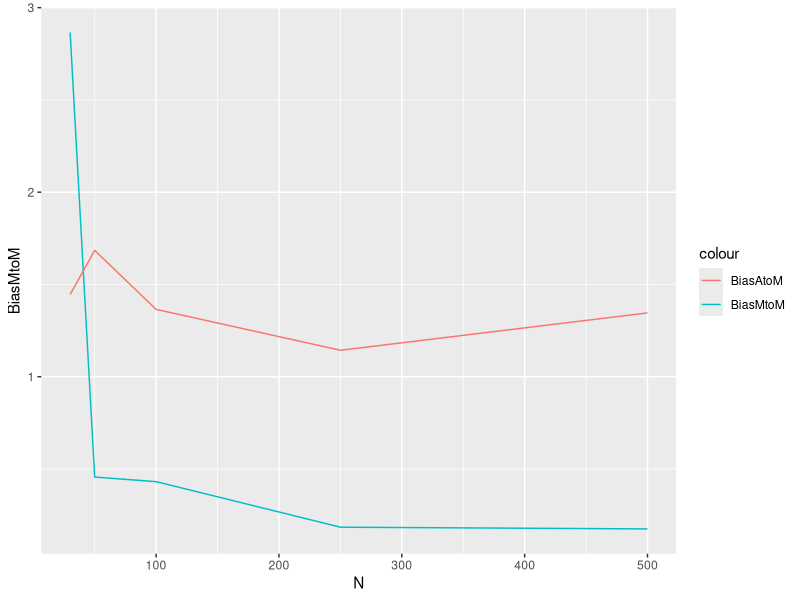
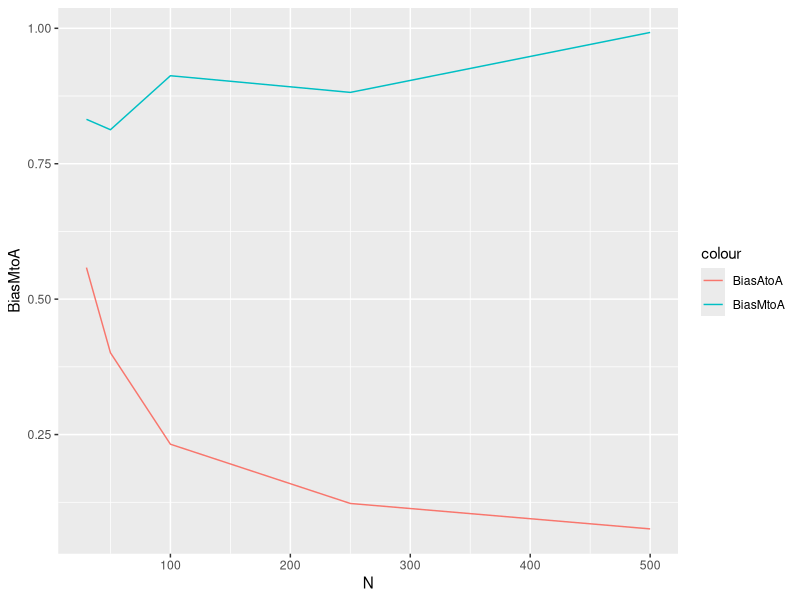

Reproduce these figures in R, in order.
## ---- chunk 1
knitr::opts_chunk$set(echo = TRUE)
## ---- chunk 2
# Load necessary libraries and set a seet
library(nnet) #for multinomial logistic regression
library(ggplot2) #for plots
library(tidyverse)  #for pipe operators
library(tidyr)
library(stats)
library(dplyr)

set.seed(1234) # For reproducibility
## ---- chunk 3
#functions to use for data generation

# Function to generate dataset according to multinom model
# function is set up such that data is ordinal.
generate_ordinal_multinomial_data <- function(N, k, p = 2) {
  # N number of datapoints
  # k number of classes
  # p number of predictors
  
  # Generate predictor values X in [-1,1]
  X = matrix(runif(N * p, -1, 1), ncol = p)
  #X = matrix(sample(c(0,1), N, replace = TRUE), ncol = 1)
  
  # Generate random coefficients for the multinomial logit model
  beta = matrix(rnorm((k - 1) * p, mean = 0, sd = 1), ncol = p)  # (k-1) x p coefficient matrix
  beta_signs = sample(c(-1, 1), p, replace = TRUE) # Assign sign per predictor
  
  # Ensure same sign for each predictor across classes using a for-loop
  for (j in 1:p) {
    beta[, j] = beta_signs[j] * abs(beta[, j])
  }
  
  # Generate intercept coefficients (alpha)
  alpha = rnorm(k - 1) # Intercepts for (k-1) classes
  
  # Compute linear predictors for each class (excluding reference class)
  eta = X %*% t(beta) + matrix(alpha, nrow = N, ncol = k - 1, byrow = TRUE) # N x (k-1)
  
  # Convert to probabilities using softmax transformation
  exp_eta = exp(cbind(0, eta)) # Add reference class with zero logit
  probs = exp_eta / rowSums(exp_eta) # Normalize
  
  # Sample class labels
  y = apply(probs, 1, function(prob) sample(0:(k-1), 1, prob = prob))
  
  # Return dataset as a dataframe along with coefficients
  data = data.frame(Y = as.factor(y), X)
  colnames(data) = c("Y", paste("X", 1:p, sep = ""))
  return(list(data = data, beta = beta, alpha = alpha))#(list(X,probs,y))
}

#function for generating data according to adjacent categories data
generate_adjacent_categories_data = function(N, k, p = 2) {
  # Generate predictor matrix X
  X = matrix(runif(N * p, -1, 1), nrow = N, ncol = p)
  
  # Generate coefficients for each predictor (only one set of betas)
  alpha = sort(runif(k - 1, -1, 1))  # Intercepts
  beta = rnorm(p, mean = 0, sd = 1)  # Single set of regression coefficients for all categories
  
  # Compute cumulative log-odds
  log_odds = matrix(NA, nrow = N, ncol = k - 1)
  for (j in 1:(k - 1)) {
    log_odds[, j] = alpha[j] + j * X %*% beta
  }
  
  # Convert log odds to probabilities
  probs = exp(log_odds)
  probs = cbind(1, probs)  # Include baseline category (category 1)
  probs = probs / rowSums(probs)  # Normalize to sum to 1
  
  # Generate categorical outcomes by sampling based on probabilities
  Y = apply(probs, 1, function(p) sample(0:(k-1), size = 1, prob = p))
  
  # Return as a data frame
  data = data.frame(Y = as.factor(Y), X)
  colnames(data) = c("Y", paste("X", 1:p, sep = ""))
  
  return(list(data = data, beta = beta, alpha = alpha))
}
## ---- chunk 4
#likelihood function and gradients
logLikMultinom = function(par, data, k, p) {
  #INPUT:
  #par: flattened parameter matrix, see example below for correct creation
  #data: dataset to calculate likelihood for, first column should equal class and be called Y
  
  # Extract dimensions
  num_classes = k - 1  # Excluding reference class
  num_predictors = p
  
  # Reconstruct matrix parameters from par vector
  intercepts = par[1:num_classes]  # First few elements are intercepts
  coefs = matrix(par[(num_classes + 1):length(par)], nrow = num_classes, ncol = num_predictors)
  
  #ensures same sign for predictors
  signs = sign(as.numeric(coefs[1, , drop = FALSE]))  # Get sign of first row
  for (i in 1:ncol(coefs)){
    coefs[,i] = abs(coefs[,i]) * signs[i]
  }
  
  # Extract variables
  X = as.matrix(data[, -1])  # Convert to matrix
  Y = as.integer(data$Y) - 1  # Convert factor to integer (-1 to align indices)
  
  # Compute the linear predictors for all classes
  eta = sweep(X %*% t(coefs), 2, intercepts, "+")
  
  # Compute the sum of exponentials for the denominator
  sumExp = rowSums(exp(eta)) + 1  # adding 1 for reference class Y=0
  
  loglik = numeric(length(Y))  #Initialize log-likelihood vector
  
  # Compute log-likelihood per observation
  for (i in seq_along(Y)) {
    if (Y[i] == 0) {
      loglik[i] <- -log(sumExp[i])  # Reference class
    } else {
      loglik[i] <- eta[i, Y[i]] - log(sumExp[i])
    }
  }
  
  return(-sum(loglik))  # Negative log-likelihood for minimization
}

LogLikMultinomGrad = function(par, data){
  #calculates the gradient wrt parameters for the LoglikMultinom function
  
  #INPUT:
  #par: flattened parameter matrix, see example below for correct creation
  #data: dataset to calculate likelihood for, first column should equal class and be called Y
  
  # Extract dimensions
  num_classes = length(unique(data$Y)) - 1  # Excluding reference class
  num_predictors = ncol(data) - 1  # Excluding response variable
  
  # Reconstruct matrix parameters from par vector
  intercepts = par[1:num_classes]  # First few elements are intercepts
  coefs = matrix(par[(num_classes + 1):length(par)], nrow = num_classes, ncol = num_predictors)
  
  # Extract variables
  X = as.matrix(data[, -1])  # Convert to matrix
  Y = as.integer(data$Y) - 1  # Convert factor to integer (-1 to align indices)
  
  # Compute the nominator of probability for all non-reference class
  nomprob = exp(sweep(X %*% t(coefs), 2, intercepts, "+"))
  
  # Compute the denominator of probabilities
  denomprob = rowSums(nomprob) + 1  # adding 1 for reference class Y=0
  
  ###subroutine for computing gradient wrt intercepts
  #compute number of observations in each class
  class_count = data %>% count(Y) %>% select(n)
  class_count = class_count[-1,] #delete reference class count
  
  #compute sum of probabilities corresponding to classes
  probs = numeric(num_classes)
  for (i in 1:(num_classes)) {
      probs[i] = sum(nomprob[,i]/denomprob)
  }
  
  grad_intercept = class_count - probs
  
  ###subroutine for computing gradient wrt coeficients
  grad_coefs = numeric((num_classes)*num_predictors)
  for (i in 1:num_classes) {
    for (j in 1:num_predictors) {
      grad_coefs[j + (i-1)*num_predictors] = sum(X[,j]) - sum(X[,j] * nomprob[,i]/denomprob)
    }
  }
  
  return(c(grad_intercept, grad_coefs))
}

#example use
#params_multinom = c(data_multinom$alpha, data_multinom$beta)
#logLikMultinomtest = logLikMultinom(params_multinom, data_multinom$data)

logLikAdjacent = function(par, data, k, p) {
  #INPUT:
  #par: flattened parameter matrix, see example below for correct creation
  #data: dataset to calculate likelihood for, first column should equal class and be called Y
  
  # Extract dimensions
  num_classes = k - 1  # Excluding reference class
  num_predictors = p
  
  # Reconstruct matrix parameters from par vector
  intercepts = par[1:num_classes]  # First few elements are intercepts
  coefs = par[(num_classes + 1):length(par)]
  
  # Extract variables
  X = as.matrix(data[, -1])  # Convert to matrix
  Y = as.integer(data$Y) - 1  # Convert factor to integer (-1 to align indices)
  
  D = matrix(,nrow=length(Y),ncol=num_classes)
  for (i in 1:length(Y)){for (j in 1:num_classes){if (Y[i]==j){D[i,j]=1} else {D[i,j]=0}}}

  # Compute the linear predictors for all classes
  eta = Y * X %*% coefs + D %*% intercepts 
  ETA = matrix(rep(1:(k-1),length(Y)),nrow=length(Y),byrow=T) * c(X %*% coefs) + matrix(rep(intercepts,length(Y)),nrow=length(Y),byrow=T) 

  sumExp = rowSums(exp(ETA)) + 1
  
  loglik = numeric(length(Y))  #Initialize log-likelihood vector
  
  # Compute log-likelihood per observation
  for (i in seq_along(Y)) { loglik[i]<-eta[i]-log(sumExp[i]) 
  }
  
  return(-sum(loglik))  # Negative log-likelihood for minimization
}

#example use
#params_adjacent = c(data_adjacent$alpha, data_adjacent$beta)
#logLikAdjacenttest = logLikAdjacent(params_adjacent, data_adjacent$data)

LogLikAdjacentGrad = function(par, data){
  #calculates the gradient wrt parameters for the LoglikMultinom function
  
  #INPUT:
  #par: flattened parameter matrix, see example below for correct creation
  #data: dataset to calculate likelihood for, first column should equal class and be called Y
  
  # Extract dimensions
  num_classes = length(unique(data$Y)) - 1  # Excluding reference class
  num_predictors = ncol(data) - 1  # Excluding response variable
  
  # Reconstruct matrix parameters from par vector
  intercepts = par[1:num_classes]  # First few elements are intercepts
  coefs = par[(num_classes + 1):length(par)]
  
  # Extract variables
  X = as.matrix(data[, -1])  # Convert to matrix
  Y = as.integer(data$Y) - 1  # Convert factor to integer (-1 to align indices)
  
  D = matrix(,nrow=length(Y),ncol=num_classes)
  for (i in 1:length(Y)){for (j in 1:num_classes){if (Y[i]==j){D[i,j]=1} else {D[i,j]=0}}}

  # Compute the linear predictors for all classes (except reference class)
  eta = Y * X %*% coefs + D %*% intercepts 
  ETA = matrix(rep(1:(k-1),length(Y)),nrow=length(Y),byrow=T) * c(X %*% coefs) + matrix(rep(intercepts,length(Y)),nrow=length(Y),byrow=T) 

  sumExp = rowSums(exp(ETA)) + 1
  
  ###subroutine for computing gradient wrt intercepts
  #compute number of observations in each class
  class_count = data %>% count(Y) %>% select(n)
  class_count = class_count[-1,] #delete reference class count
  
  probs = numeric(num_classes)
    for (i in 1:num_classes){
      probs[i] = sum(exp(ETA[,i])/sumExp)
    }
  grad_intercept = class_count - probs
  
  ###subroutine for computing gradient wrt coeficients
  grad_coefs = numeric(num_predictors)
  
  #help computes the second term per class
  help = numeric(num_classes)
  for (i in 1:num_predictors) {
      for (j in num_classes){
      help[j] = sum(j * X[,i] * exp(ETA[,j])/sumExp)
    }
    grad_coefs[i] = sum(Y*X[,i]) - sum(help)#THIS TERM IS A WIP.
  }
  
  return(c(grad_intercept, grad_coefs))
}
## ---- chunk 5
#setting up parameters and dataframe

#parameters to simulate over
k = c(2,3, 4, 5)
p = c(1,2,3)
N = c(30, 50, 100, 250, 500)#, 1000, 2500, 5000, 10000)
Nsim = 10 #number of simulations to average over

DataFrame = expand.grid(N = N, k = k, p = p)

## ---- chunk 6
#simulation functions for apply()

SimulateAVGBias = function(row) {
  k = row["k"]
  p = row["p"]
  N = row["N"]
  
  helpMtoM = rep(0, length = Nsim)
  helpMtoA = rep(0, length = Nsim)
  helpAtoM = rep(0, length = Nsim)
  helpAtoA = rep(0, length = Nsim)
  for (j in 1:Nsim) {#this subroutine performs Nsims for parameters in each row of the DataFrame
    data_multinom = generate_ordinal_multinomial_data(N, k, p)
    data_adjacent = generate_adjacent_categories_data(N, k, p)
    
    ###fitting multinom to multinom
    initial_params = c(data_multinom$alpha, as.vector(data_multinom$beta))

    opt_result = optim(
      par = initial_params,          # Flattened initial parameters
      fn = logLikMultinom,           # Function to minimize
      #gr = LogLikMultinomGrad,       # gradient of Function
      k = k,
      p = p,
      data = data_multinom$data,     # Pass the dataset separately
      method = "BFGS"                # Optimization method
      )

    #Reconstruction of original datashape and coefficients
    optimized_params = opt_result$par
    optimized_intercepts = optimized_params[1:(k-1)]
    optimized_coefs = matrix(optimized_params[k:length(optimized_params)], 
                                nrow = k-1, 
                                ncol = p)
    #calculating average bias
    errorcoefs = abs(data_multinom$beta - optimized_coefs)
    errorintercept = abs(data_multinom$alpha - optimized_intercepts)
    error = c(errorintercept, errorcoefs)
    helpMtoM[j] = mean(error)
    
    ###fitting multinom to Adjacent
    initial_params = c(data_adjacent$alpha, as.vector(data_adjacent$beta))

    opt_result = optim(
      par = initial_params,          # Flattened initial parameters
      fn = logLikAdjacent,           # Function to minimize
      #gr = LogLikAdjacentGrad,       # gradient of Function
      k = k,
      p = p,
      data = data_multinom$data,     # Pass the dataset separately
      method = "BFGS"                # Optimization method
      )

    #Reconstruction of original datashape and coefficients
    optimized_params = opt_result$par
    optimized_intercepts = optimized_params[1:(k-1)]
    optimized_coefs = matrix(optimized_params[k:length(optimized_params)], 
                                nrow = k-1, 
                                ncol = p)
    #calculating average bias
    errorcoefs = abs(data_adjacent$beta - optimized_coefs)
    errorintercept = abs(data_adjacent$alpha - optimized_intercepts)
    error = c(errorintercept, errorcoefs)
    helpMtoA[j] = mean(error)
    
    ###fitting Adjacent to Multinom
    initial_params = c(data_multinom$alpha, as.vector(data_multinom$beta))

    opt_result = optim(
      par = initial_params,          # Flattened initial parameters
      fn = logLikMultinom,           # Function to minimize
      #gr = LogLikMultinomGrad,       # gradient of Function
      k = k,
      p = p,
      data = data_adjacent$data,     # Pass the dataset separately
      method = "BFGS"                # Optimization method
      )

    #Reconstruction of original datashape and coefficients
    optimized_params = opt_result$par
    optimized_intercepts = optimized_params[1:(k-1)]
    optimized_coefs = matrix(optimized_params[k:length(optimized_params)], 
                                nrow = k-1, 
                                ncol = p)
    #calculating average bias
    errorcoefs = abs(data_multinom$beta - optimized_coefs)
    errorintercept = abs(data_multinom$alpha - optimized_intercepts)
    error = c(errorintercept, errorcoefs)
    helpAtoM[j] = mean(error)
    
    ###fitting Adjacent to Adjacent
    initial_params = c(data_adjacent$alpha, as.vector(data_adjacent$beta))

    opt_result = optim(
      par = initial_params,          # Flattened initial parameters
      fn = logLikAdjacent,           # Function to minimize
      #gr = LogLikAdjacentGrad,       # gradient of Function
      k = k,
      p = p,
      data = data_adjacent$data,     # Pass the dataset separately
      method = "BFGS"                # Optimization method
      )

    #Reconstruction of original datashape and coefficients
    optimized_params = opt_result$par
    optimized_intercepts = optimized_params[1:(k-1)]
    optimized_coefs = matrix(optimized_params[k:length(optimized_params)], 
                                nrow = k-1, 
                                ncol = p)
    #calculating average bias
    errorcoefs = abs(data_adjacent$beta - optimized_coefs)
    errorintercept = abs(data_adjacent$alpha - optimized_intercepts)
    error = c(errorintercept, errorcoefs)
    helpAtoA[j] = mean(error)
  }
  
    return(c(mean(helpMtoM), mean(helpMtoA), mean(helpAtoM), mean(helpAtoA)))
}

test = apply(DataFrame, 1, SimulateAVGBias)

test = as.data.frame(t(test))
colnames(test) = c("BiasMtoM", "BiasMtoA", "BiasAtoM", "BiasAtoA")

# Add new columns to the original data frame
DataFrame = cbind(DataFrame, test)
## ---- chunk 7
#cel for plots

DataFrame[DataFrame$k == 3 & DataFrame$p == 2,] %>%
  ggplot(aes(x = N)) + 
  geom_line(aes(y = BiasMtoM, color = 'BiasMtoM')) + 
  geom_line(aes(y = BiasAtoM, color = 'BiasAtoM'))

DataFrame[DataFrame$k == 3 & DataFrame$p == 2,] %>%
  ggplot(aes(x = N)) + 
  geom_line(aes(y = BiasMtoA, color = 'BiasMtoA')) + 
  geom_line(aes(y = BiasAtoA, color = 'BiasAtoA'))
